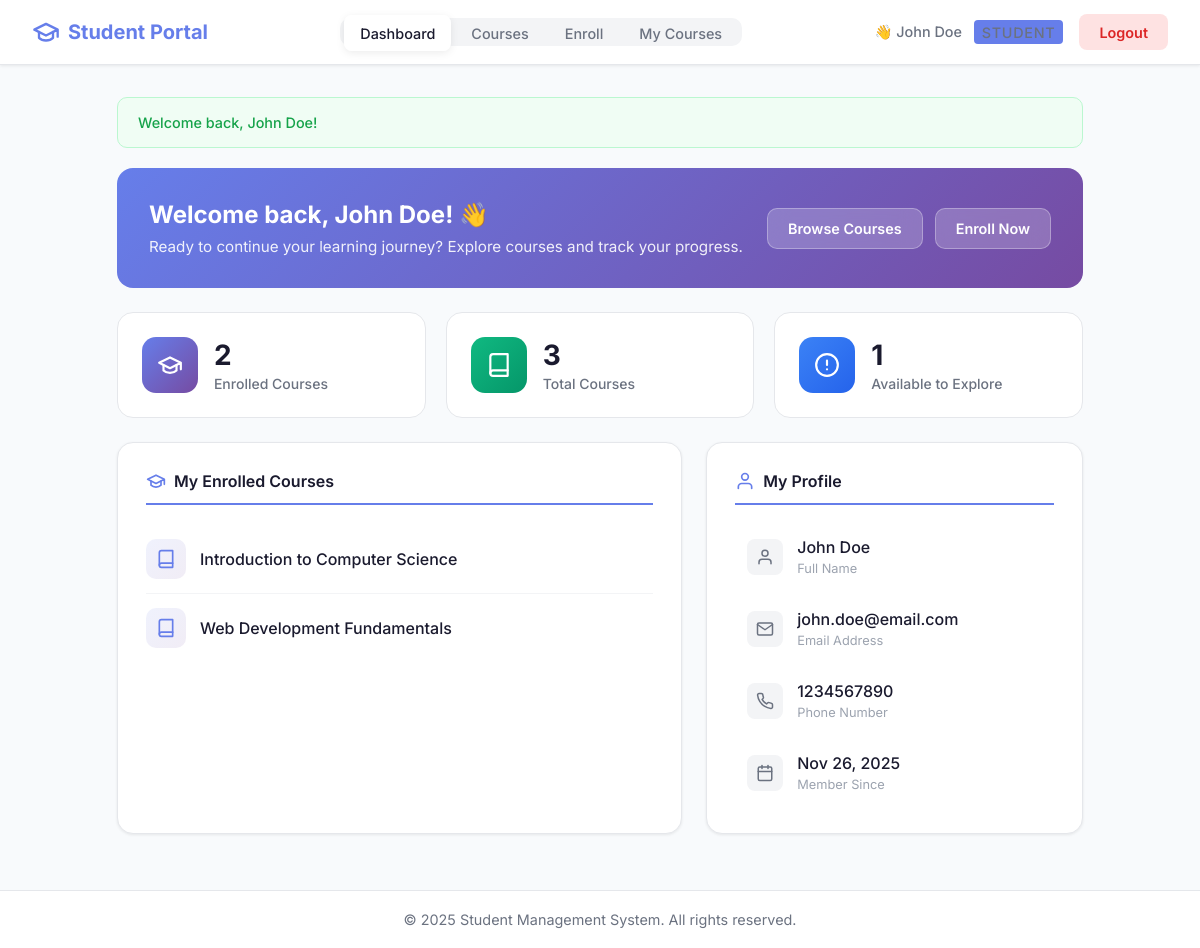
/student/dashboard.php (signed in), run on the app's committed database.
### tables this page shows
CREATE TABLE IF NOT EXISTS courses (
    id INT PRIMARY KEY AUTO_INCREMENT,
    course_name VARCHAR(100) NOT NULL
);

CREATE TABLE IF NOT EXISTS users (
    id INT PRIMARY KEY AUTO_INCREMENT,
    name VARCHAR(100) NOT NULL,
    email VARCHAR(255) NOT NULL UNIQUE,
    password VARCHAR(255) NOT NULL,
    phone VARCHAR(20) NOT NULL,
    role ENUM('student', 'professor', 'admin') DEFAULT 'student',
    created_at DATETIME DEFAULT CURRENT_TIMESTAMP
);

### config/session.php (called while the page is built, shortened)
<?php
function getCurrentUserName()
{
    return $_SESSION['user_name'] ?? null;
}
function getFlashMessage()
{
    if (isset($_SESSION['flash'])) {
        $flash = $_SESSION['flash'];
        return $flash;
    }
    return null;
}

### includes/functions.php (called while the page is built, shortened)
<?php
function escape($data)
{
    return htmlspecialchars($data, ENT_QUOTES, 'UTF-8');
}

### student/dashboard.php (the view, shortened to what this page needs)
<?php
require_once '../config/session.php';
require_once '../includes/functions.php';
$pdo = getDBConnection();
$userId = getCurrentUserId();
$stmt = $pdo->query("SELECT COUNT(*) as total FROM courses");
$totalCourses = $stmt->fetch()['total'];
$stmt = $pdo->prepare("SELECT COUNT(*) as total FROM enrollments WHERE student_id = ?");
$stmt->execute([$userId]);
$myEnrollments = $stmt->fetch()['total'];
$stmt = $pdo->prepare("
    SELECT c.id, c.course_name
    FROM courses c
    INNER JOIN enrollments e ON c.id = e.course_id
    WHERE e.student_id = ?
    ORDER BY c.course_name
    LIMIT 5
");
$stmt->execute([$userId]);
$myCourses = $stmt->fetchAll();
$stmt = $pdo->prepare("
    SELECT COUNT(*) as total
    FROM courses c
    WHERE c.id NOT IN (SELECT course_id FROM enrollments WHERE student_id = ?)
");
$stmt->execute([$userId]);
$availableCourses = $stmt->fetch()['total'];
$stmt = $pdo->prepare("SELECT name, email, phone, created_at FROM users WHERE id = ?");
$stmt->execute([$userId]);
$userDetails = $stmt->fetch();
include '../includes/header.php';
$flash = getFlashMessage();
?>
<div class="container">
    <?php if ($flash) : ?>
        <div class="alert alert-<?php echo escape($flash['type']); ?>">
            <?php echo escape($flash['message']); ?>
        </div>
    <?php endif; ?>
    <div class="welcome-card">
        <div class="welcome-content">
            <h2>Welcome back, <?php echo escape(getCurrentUserName()); ?>! 👋</h2>
            <p>Ready to continue your learning journey? Explore courses and track your progress.</p>
        </div>
        <div class="welcome-actions">
            <a href="courses.php" class="btn">Browse Courses</a>
            <a href="enrollment.php" class="btn">Enroll Now</a>
        </div>
    </div>
    <div class="dashboard-grid">
        <div class="stat-card">
            <div class="stat-icon purple">
                <svg xmlns="http://www.w3.org/2000/svg" viewBox="0 0 24 24" fill="none" stroke="currentColor" stroke-width="2" stroke-linecap="round" stroke-linejoin="round">
                    <path d="M22 10v6M2 10l10-5 10 5-10 5z"></path>
                    <path d="M6 12v5c3 3 9 3 12 0v-5"></path>
                </svg>
            </div>
            <div class="stat-content">
                <h3><?php echo $myEnrollments; ?></h3>
                <p>Enrolled Courses</p>
            </div>
        </div>
        <div class="stat-card">
            <div class="stat-icon green">
                <svg xmlns="http://www.w3.org/2000/svg" viewBox="0 0 24 24" fill="none" stroke="currentColor" stroke-width="2" stroke-linecap="round" stroke-linejoin="round">
                    <path d="M4 19.5A2.5 2.5 0 0 1 6.5 17H20"></path>
                    <path d="M6.5 2H20v20H6.5A2.5 2.5 0 0 1 4 19.5v-15A2.5 2.5 0 0 1 6.5 2z"></path>
                </svg>
            </div>
            <div class="stat-content">
                <h3><?php echo $totalCourses; ?></h3>
                <p>Total Courses</p>
            </div>
        </div>
        <div class="stat-card">
            <div class="stat-icon blue">
                <svg xmlns="http://www.w3.org/2000/svg" viewBox="0 0 24 24" fill="none" stroke="currentColor" stroke-width="2" stroke-linecap="round" stroke-linejoin="round">
                    <circle cx="12" cy="12" r="10"></circle>
                    <line x1="12" y1="8" x2="12" y2="12"></line>
                    <line x1="12" y1="16" x2="12.01" y2="16"></line>
                </svg>
            </div>
            <div class="stat-content">
                <h3><?php echo $availableCourses; ?></h3>
                <p>Available to Explore</p>
            </div>
        </div>
    </div>
    <div class="content-grid">
        <div class="card">
            <h3 class="section-title">
                <svg xmlns="http://www.w3.org/2000/svg" width="20" height="20" viewBox="0 0 24 24" fill="none" stroke="#667eea" stroke-width="2" stroke-linecap="round" stroke-linejoin="round">
                    <path d="M22 10v6M2 10l10-5 10 5-10 5z"></path>
                    <path d="M6 12v5c3 3 9 3 12 0v-5"></path>
                </svg>
                My Enrolled Courses
            </h3>
            <?php if (count($myCourses) > 0) : ?>
                <ul class="course-list">
                    <?php foreach ($myCourses as $course) : ?>
                        <li>
                            <div class="course-icon">
                                <svg xmlns="http://www.w3.org/2000/svg" viewBox="0 0 24 24" fill="none" stroke="currentColor" stroke-width="2" stroke-linecap="round" stroke-linejoin="round">
                                    <path d="M4 19.5A2.5 2.5 0 0 1 6.5 17H20"></path>
                                    <path d="M6.5 2H20v20H6.5A2.5 2.5 0 0 1 4 19.5v-15A2.5 2.5 0 0 1 6.5 2z"></path>
                                </svg>
                            </div>
                            <span class="course-name"><?php echo escape($course['course_name']); ?></span>
                        </li>
                    <?php endforeach; ?>
                </ul>
            <?php endif; ?>
        </div>
        <div class="card">
            <h3 class="section-title">
                <svg xmlns="http://www.w3.org/2000/svg" width="20" height="20" viewBox="0 0 24 24" fill="none" stroke="#667eea" stroke-width="2" stroke-linecap="round" stroke-linejoin="round">
                    <path d="M20 21v-2a4 4 0 0 0-4-4H8a4 4 0 0 0-4 4v2"></path>
                    <circle cx="12" cy="7" r="4"></circle>
                </svg>
                My Profile
            </h3>
            <div class="profile-info">
                <div class="profile-item">
                    <div class="icon-wrapper">
                        <svg xmlns="http://www.w3.org/2000/svg" viewBox="0 0 24 24" fill="none" stroke="currentColor" stroke-width="2" stroke-linecap="round" stroke-linejoin="round">
                            <path d="M20 21v-2a4 4 0 0 0-4-4H8a4 4 0 0 0-4 4v2"></path>
                            <circle cx="12" cy="7" r="4"></circle>
                        </svg>
                    </div>
                    <div class="info">
                        <span><?php echo escape($userDetails['name']); ?></span>
                        <small>Full Name</small>
                    </div>
                </div>
                <div class="profile-item">
                    <div class="icon-wrapper">
                        <svg xmlns="http://www.w3.org/2000/svg" viewBox="0 0 24 24" fill="none" stroke="currentColor" stroke-width="2" stroke-linecap="round" stroke-linejoin="round">
                            <path d="M4 4h16c1.1 0 2 .9 2 2v12c0 1.1-.9 2-2 2H4c-1.1 0-2-.9-2-2V6c0-1.1.9-2 2-2z"></path>
                            <polyline points="22,6 12,13 2,6"></polyline>
                        </svg>
                    </div>
                    <div class="info">
                        <span><?php echo escape($userDetails['email']); ?></span>
                        <small>Email Address</small>
                    </div>
                </div>
                <div class="profile-item">
                    <div class="icon-wrapper">
                    </div>
                    <div class="info">
                        <span><?php echo escape($userDetails['phone']); ?></span>
                        <small>Phone Number</small>
                    </div>
                </div>
                <div class="profile-item">
                    <div class="icon-wrapper">
                    </div>
                    <div class="info">
                        <span><?php echo date('M d, Y', strtotime($userDetails['created_at'])); ?></span>
                        <small>Member Since</small>
                    </div>
                </div>
            </div>
        </div>
    </div>
</div>
<?php include '../includes/footer.php'; ?>

### includes/header.php (style rules this page uses)
* { margin: 0; padding: 0; box-sizing: border-box; }
body { font-family: 'Inter', -apple-system, BlinkMacSystemFont, 'Segoe UI', Roboto, sans-serif; background-color: #f8fafc; min-height: 100vh; display: flex; flex-direction: column; color: #1a1a2e; }
.btn { display: inline-flex; align-items: center; justify-content: center; gap: 0.5rem; padding: 0.6rem 1.25rem; border: none; border-radius: 8px; cursor: pointer; text-decoration: none; font-size: 0.9rem; font-weight: 600; font-family: inherit; transition: all 0.3s ease; }
.container { max-width: 1200px; margin: 0 auto; padding: 2rem; flex: 1; }
.card { background-color: white; border-radius: 16px; box-shadow: 0 1px 3px rgba(0,0,0,0.08); padding: 1.75rem; margin-bottom: 1.5rem; border: 1px solid #e5e7eb; }
.alert { padding: 1rem 1.25rem; border-radius: 10px; margin-bottom: 1.25rem; font-size: 0.9rem; font-weight: 500; }
.alert-success { background-color: #f0fdf4; color: #16a34a; border: 1px solid #bbf7d0; }

### student/dashboard.php (style rules this page uses)
.dashboard-grid { display: grid; grid-template-columns: repeat(auto-fit, minmax(240px, 1fr)); gap: 1.25rem; margin-bottom: 1.5rem; }
.stat-card { background: white; border-radius: 16px; padding: 1.5rem; border: 1px solid #e5e7eb; display: flex; align-items: center; gap: 1rem; transition: all 0.3s ease; }
.stat-icon { width: 56px; height: 56px; border-radius: 14px; display: flex; align-items: center; justify-content: center; }
.stat-icon svg { width: 26px; height: 26px; color: white; }
.stat-icon.purple { background: linear-gradient(135deg, #667eea, #764ba2); }
.stat-icon.green { background: linear-gradient(135deg, #10b981, #059669); }
.stat-icon.blue { background: linear-gradient(135deg, #3b82f6, #2563eb); }
.stat-content h3 { font-size: 1.75rem; color: #1a1a2e; font-weight: 700; margin-bottom: 0.15rem; }
.stat-content p { color: #6b7280; font-size: 0.875rem; font-weight: 500; }
.welcome-card { background: linear-gradient(135deg, #667eea 0%, #764ba2 100%); border-radius: 16px; padding: 2rem; color: white; margin-bottom: 1.5rem; display: flex; justify-content: space-between; align-items: center; flex-wrap: wrap; gap: 1.5rem; }
.welcome-content h2 { font-size: 1.5rem; font-weight: 700; margin-bottom: 0.5rem; }
.welcome-content p { opacity: 0.9; font-size: 0.95rem; }
.welcome-actions { display: flex; gap: 0.75rem; }
.welcome-actions .btn { background: rgba(255,255,255,0.2); color: white; border: 1px solid rgba(255,255,255,0.3); padding: 0.7rem 1.25rem; border-radius: 10px; text-decoration: none; font-weight: 600; font-size: 0.9rem; transition: all 0.3s ease; backdrop-filter: blur(10px); }
.content-grid { display: grid; grid-template-columns: 1.5fr 1fr; gap: 1.5rem; }
.section-title { font-size: 1rem; color: #1a1a2e; margin-bottom: 1.25rem; padding-bottom: 0.75rem; border-bottom: 2px solid #667eea; font-weight: 600; display: flex; align-items: center; gap: 0.5rem; }
.course-list { list-style: none; }
.course-list li { padding: 0.875rem 0; border-bottom: 1px solid #f3f4f6; display: flex; align-items: center; gap: 0.875rem; transition: all 0.2s ease; }
.course-list li:last-child { border-bottom: none; }
.course-list .course-icon { width: 40px; height: 40px; background: linear-gradient(135deg, rgba(102,126,234,0.1), rgba(118,75,162,0.1)); border-radius: 10px; display: flex; align-items: center; justify-content: center; }
.course-list .course-icon svg { width: 20px; height: 20px; color: #667eea; }
.course-list .course-name { color: #1a1a2e; font-weight: 500; }
.profile-info { display: flex; flex-direction: column; gap: 0.5rem; }
.profile-item { display: flex; align-items: center; gap: 0.875rem; padding: 0.75rem; border-radius: 10px; transition: all 0.2s ease; }
.profile-item .icon-wrapper { width: 36px; height: 36px; background-color: #f3f4f6; border-radius: 8px; display: flex; align-items: center; justify-content: center; }
.profile-item svg { width: 18px; height: 18px; color: #6b7280; }
.profile-item .info span { color: #1a1a2e; font-weight: 500; display: block; }
.profile-item .info small { color: #9ca3af; font-size: 0.8rem; }

### data on the page
courses: course_name "Introduction to Computer Science"
courses: course_name "Web Development Fundamentals"
users: name "John Doe", email "john.doe@email.com", phone "1234567890", created_at "Nov 26, 2025"

### other printed values
getCurrentUserName() "John Doe"
$flash['message'] "Welcome back, John Doe!"
$myEnrollments "2"
$totalCourses "3"
$availableCourses "1"
